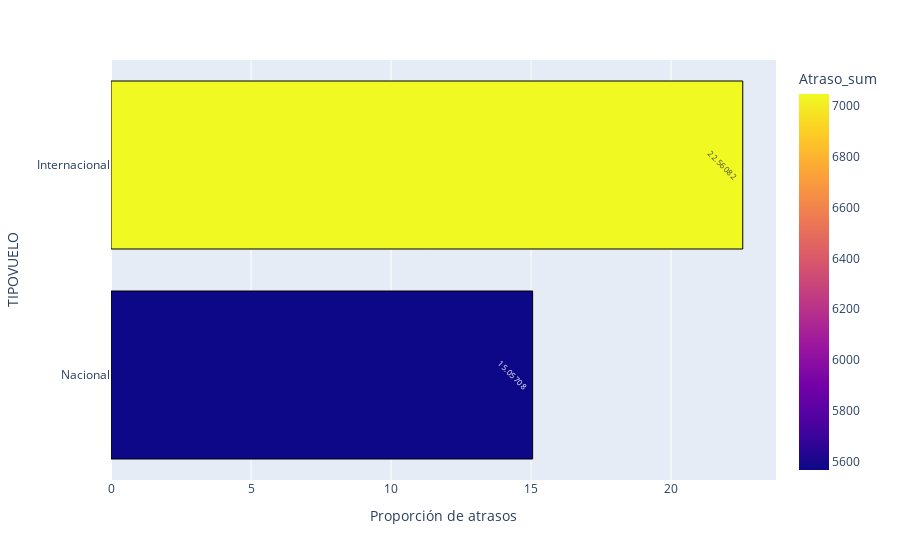

Here is the notebook cell this chart was saved with:
### Code cell
fig = px.bar(Tipo_Vuelo.sort_values('Proporción de atrasos',ascending=True), y = 'TIPOVUELO', x = 'Proporción de atrasos', color = 'Atraso_sum',text_auto=True)

fig.update_traces(textfont_size=8
                  , textangle=45
                  , textposition="inside"
                  ,marker_line_width=1
                  ,marker_line_color = 'black')

fig.show()

### Figure 1 — Plotly figure (JSON) as saved in the notebook; plotly's stock layout.template omitted (floating-point values rounded to 4 significant figures)
{"data": [{"alignmentgroup": "True", "hovertemplate": "Proporción de atrasos=%{x}<br>TIPOVUELO=%{y}<br>Atraso_sum=%{marker.color}<extra></extra>", "legendgroup": "", "marker": {"color": [5566, 7048], "coloraxis": "coloraxis", "line": {"color": "black", "width": 1}, "pattern": {"shape": ""}}, "name": "", "offsetgroup": "", "orientation": "h", "showlegend": false, "textangle": 45, "textfont": {"size": 8}, "textposition": "inside", "texttemplate": "%{x}", "type": "bar", "x": [15.06, 22.56], "xaxis": "x", "y": ["Nacional", "Internacional"], "yaxis": "y"}], "layout": {"barmode": "relative", "coloraxis": {"colorbar": {"title": {"text": "Atraso_sum"}}, "colorscale": [[0, "#0d0887"], [0.1111, "#46039f"], [0.2222, "#7201a8"], [0.3333, "#9c179e"], [0.4444, "#bd3786"], [0.5556, "#d8576b"], [0.6667, "#ed7953"], [0.7778, "#fb9f3a"], [0.8889, "#fdca26"], [1, "#f0f921"]]}, "legend": {"tracegroupgap": 0}, "margin": {"t": 60}, "xaxis": {"anchor": "y", "domain": [0, 1], "title": {"text": "Proporción de atrasos"}}, "yaxis": {"anchor": "x", "domain": [0, 1], "title": {"text": "TIPOVUELO"}}}}
